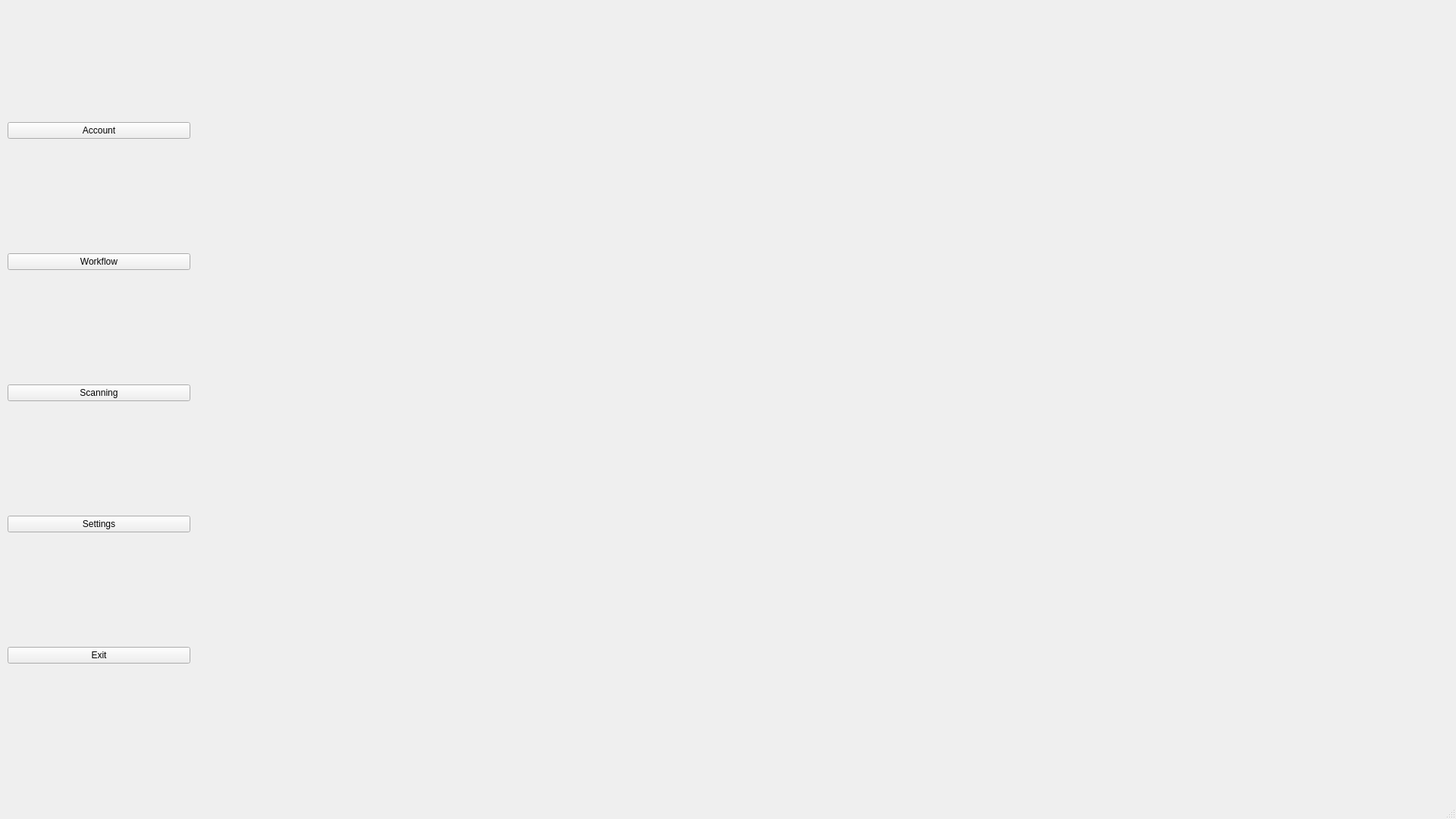
<?xml version="1.0" encoding="UTF-8"?>
<ui version="4.0">
 <class>MainWindow</class>
 <widget class="QMainWindow" name="MainWindow">
  <property name="geometry">
   <rect>
    <x>0</x>
    <y>0</y>
    <width>1920</width>
    <height>1080</height>
   </rect>
  </property>
  <property name="windowTitle">
   <string>MainWindow</string>
  </property>
  <widget class="QWidget" name="centralwidget">
   <widget class="QWidget" name="verticalLayoutWidget">
    <property name="geometry">
     <rect>
      <x>10</x>
      <y>10</y>
      <width>241</width>
      <height>1021</height>
     </rect>
    </property>
    <layout class="QVBoxLayout" name="verticalLayout">
     <property name="spacing">
      <number>0</number>
     </property>
     <item>
      <widget class="QPushButton" name="pushButton_Account">
       <property name="text">
        <string>Account</string>
       </property>
      </widget>
     </item>
     <item>
      <widget class="QPushButton" name="pushButton_Workflow">
       <property name="text">
        <string>Workflow</string>
       </property>
      </widget>
     </item>
     <item>
      <widget class="QPushButton" name="pushButton_Scan">
       <property name="text">
        <string>Scanning</string>
       </property>
      </widget>
     </item>
     <item>
      <widget class="QPushButton" name="pushButton_Settings">
       <property name="text">
        <string>Settings</string>
       </property>
      </widget>
     </item>
     <item>
      <widget class="QPushButton" name="pushButton_Quit">
       <property name="text">
        <string>Exit</string>
       </property>
      </widget>
     </item>
    </layout>
   </widget>
   <widget class="QWidget" name="content_widget" native="true">
    <property name="geometry">
     <rect>
      <x>260</x>
      <y>10</y>
      <width>1651</width>
      <height>1021</height>
     </rect>
    </property>
   </widget>
  </widget>
  <widget class="QMenuBar" name="menubar">
   <property name="geometry">
    <rect>
     <x>0</x>
     <y>0</y>
     <width>1920</width>
     <height>21</height>
    </rect>
   </property>
  </widget>
  <widget class="QStatusBar" name="statusbar"/>
 </widget>
 <resources/>
 <connections/>
</ui>
